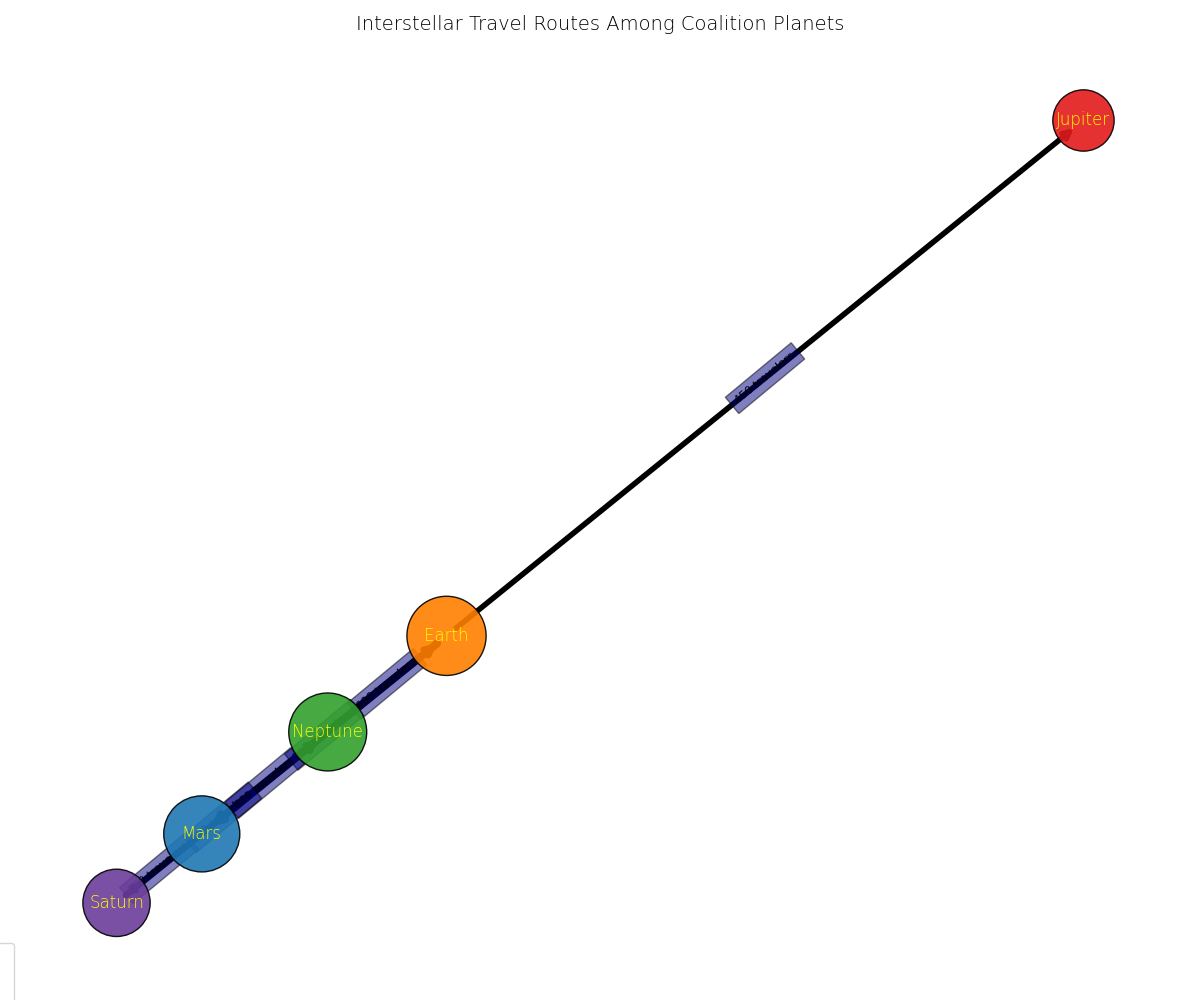

This figure's Python source:
import matplotlib.pyplot as plt
import networkx as nx

planets = ['Earth', 'Mars', 'Jupiter', 'Saturn', 'Neptune']

# Removed ('Jupiter', 'Saturn', 350) from the travel_routes
travel_routes = [
    ('Earth', 'Mars', 700),
    ('Earth', 'Jupiter', 450),
    ('Mars', 'Saturn', 300),
    ('Saturn', 'Neptune', 550),
    ('Neptune', 'Earth', 600),
    ('Mars', 'Neptune', 500)
]

G = nx.DiGraph()
G.add_nodes_from(planets)

for source, dest, volume in travel_routes:
    G.add_edge(source, dest, weight=volume)

# Re-calculate travel volumes
travel_volumes = {planet: sum(d['weight'] for u, v, d in G.edges(planet, data=True)) +
                               sum(d['weight'] for u, v, d in G.in_edges(planet, data=True)) for planet in planets}

node_sizes = [1500 + travel_volumes[planet] for planet in planets]

pos = nx.spring_layout(G)

edge_labels = {(u, v): f'{d["weight"]} travelers' for u, v, d in G.edges(data=True)}
edge_widths = [1 + G[u][v]['weight'] / 150 for u, v in G.edges()]

node_colors = ['#ff7f00', '#1f78b4', '#e31a1c', '#6a3d9a', '#33a02c']

plt.figure(figsize=(12, 10))
nx.draw_networkx_nodes(G, pos, node_size=node_sizes, node_color=node_colors, alpha=0.9, edgecolors='black')

nx.draw_networkx_edges(G, pos, edgelist=G.edges, edge_color='black', arrows=True, arrowsize=12, width=edge_widths)
nx.draw_networkx_labels(G, pos, font_size=12, font_weight='light', font_color="yellow")

nx.draw_networkx_edge_labels(G, pos, edge_labels=edge_labels, font_size=8, label_pos=0.5, bbox=dict(facecolor='navy', alpha=0.5))

plt.title('Interstellar Travel Routes Among Coalition Planets', fontsize=14, fontweight='light')
plt.grid(True, linestyle='-.', alpha=0.3)
plt.axis('off')
plt.tight_layout()

legend_markers = [plt.Line2D([0], [0], marker='o', color='w', label=planet, markersize=10, markerfacecolor=node_colors[i]) for i, planet in enumerate(planets)]
plt.legend(handles=legend_markers, title="Planets", loc='lower left', bbox_to_anchor=(-0.1, -0.1))

plt.show()
